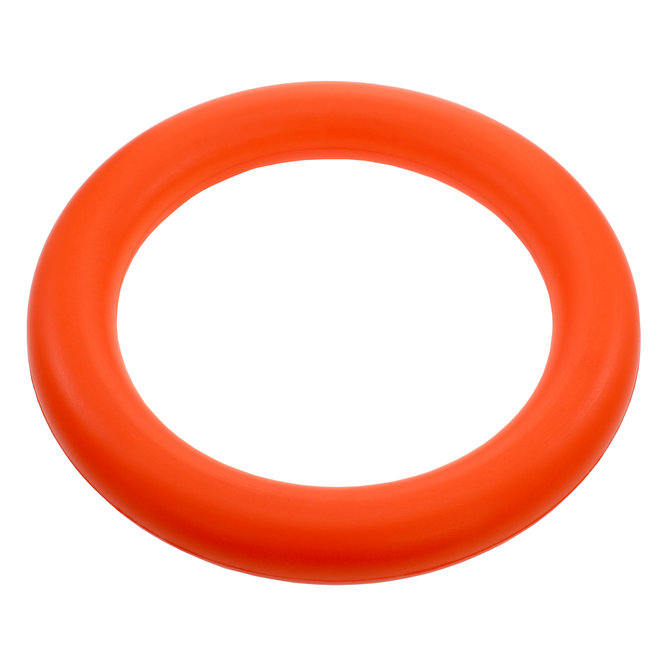
#> input picture ref/Clear Image.png, 670 x 670 px; its folder holds only this picture in this run
$ python main.py
#> lines starting #> are read from the running program, lines starting #| are printed output that depends on the picture; after the words box and inside, x2 and y2 are one past the last pixel; in counts of white or black regions, pixels touching at a corner belong together
import cv2, os
import numpy as np

def display_only_orange(image_path, lower_hsv, upper_hsv):
#> called with image_path = './ref/Clear Image.png', lower_hsv = (5, 100, 100), upper_hsv = (30, 255, 255)
    img = cv2.imread(image_path)
#> img is the input picture: shape (670, 670, 3); mean B, G, R 189.8, 203, 251.3
    img_hsv = cv2.cvtColor(img, cv2.COLOR_BGR2HSV)
#> img_hsv: shape (670, 670, 3); mean H, S, V 4.3, 65, 251.4

    # Create mask of orange things
    orange_mask = cv2.inRange(img_hsv, lower_hsv, upper_hsv)
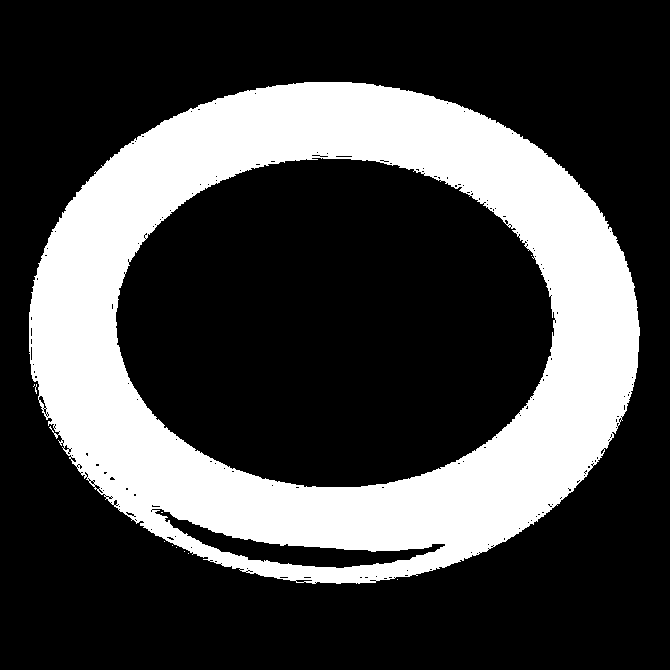
#> orange_mask: shape (670, 670); 27.5% white; 11 white regions (10 under 20 px), largest, box (x1, y1, x2, y2) and area: (29, 82, 640, 584) 123368
    kernel = np.ones((5, 5), np.uint8)
    orange_mask = cv2.morphologyEx(orange_mask, cv2.MORPH_OPEN, kernel)
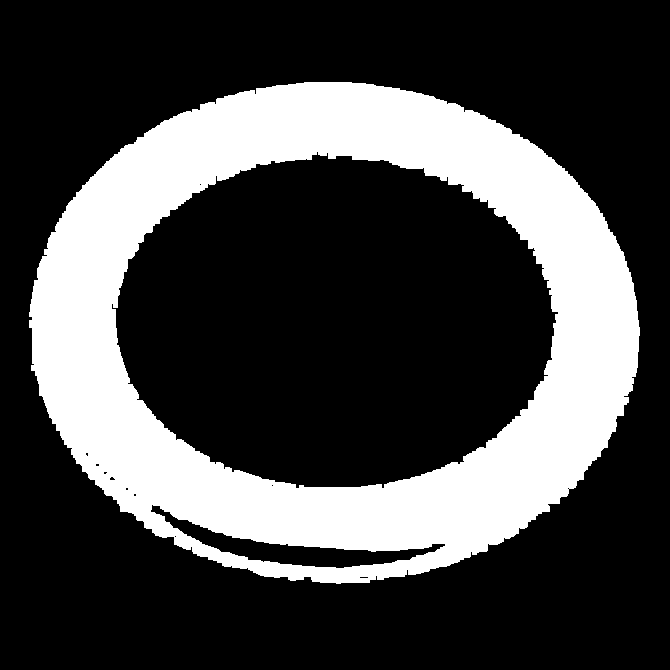
#> orange_mask: shape (670, 670); 27% white; 1 white region, box (x1, y1, x2, y2) and area: (29, 82, 640, 584) 121164
    orange_mask = cv2.morphologyEx(orange_mask, cv2.MORPH_CLOSE, kernel)
#> orange_mask: shape (670, 670); 27.1% white; 1 white region
    contours, _ = cv2.findContours(orange_mask, cv2.RETR_EXTERNAL, cv2.CHAIN_APPROX_SIMPLE)
#> contours = 1 contour; box (x1, y1, x2, y2) and area: (29, 82, 640, 584) 238370

    # Rule out items too small
    for contour in contours:
        area = cv2.contourArea(contour)
        if area < 4000:
            cv2.drawContours(orange_mask, [contour], 0, 0, -1)
#> this loop made 1 pass
#> area on pass 1: 238370.5

    result_image = cv2.bitwise_and(img, img, mask=orange_mask)
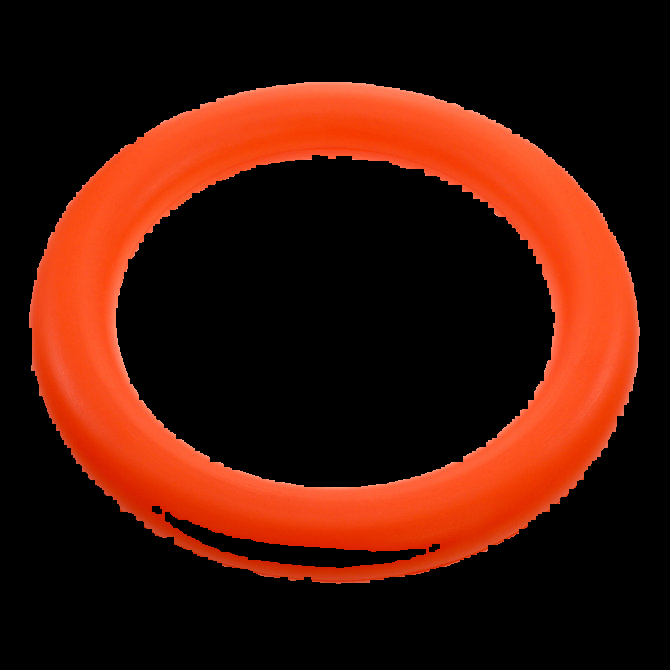
#> result_image: shape (670, 670, 3); mean B, G, R 8.4, 21, 66.1

    # Check for discs
    cnts = cv2.findContours(orange_mask,cv2.RETR_LIST,cv2.CHAIN_APPROX_NONE)[-2]
#> cnts = 5 contours; box (x1, y1, x2, y2) and area: (29, 82, 640, 584) 238370, (115, 154, 556, 488) 114329, (164, 511, 427, 569) 4295, (428, 543, 441, 553) 82, (151, 505, 163, 515) 82
    cnt = sorted(cnts, key=cv2.contourArea)[-1]
#> cnt = contour of 1839 points, box (x1, y1, x2, y2) (29, 82, 640, 584), area 238370

    epsilon = cv2.arcLength(cnt, True) * 0.0005
#> epsilon = 1
    approx = cv2.approxPolyDP(cnt, epsilon, True)
#> approx = contour of 274 points, box (x1, y1, x2, y2) (29, 82, 640, 583), area 238457

    cv2.drawContours(result_image, [approx], -1, (255,0,0), 3, cv2.LINE_AA)
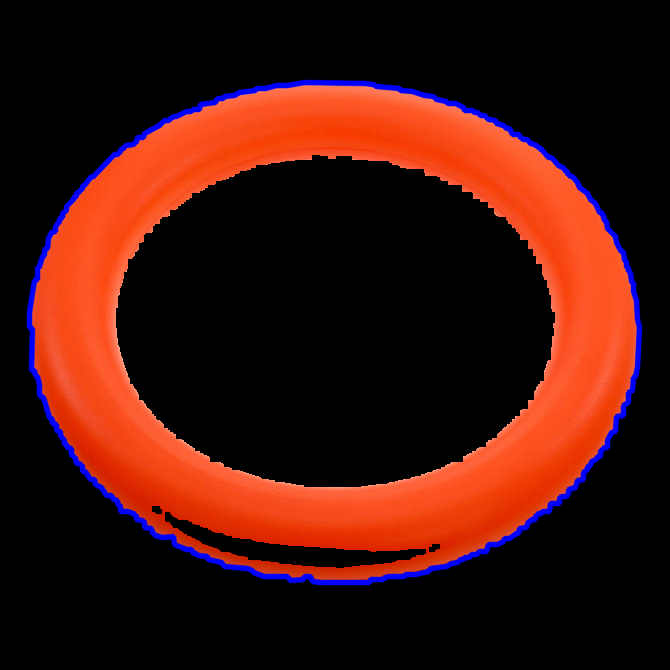
#> result_image: shape (670, 670, 3); 2.85% of pixels changed, all inside (x1, y1, x2, y2) = (26, 79, 643, 586)

    # Check for stacked disks
    cnts, heirs = cv2.findContours(orange_mask, cv2.RETR_CCOMP,cv2.CHAIN_APPROX_NONE)
    for heir in heirs[0]:
        if heir[3] > 0:
            cv2.drawContours(result_image, [cnts[heir[3]]], -1, (255,0,0), 3)
#> this loop made 5 passes
#> heir on passes 1 to 5: [-1, -1, 1, -1], [2, -1, -1, 0], [3, 1, -1, 0], [4, 2, -1, 0], [-1, 3, -1, 0]

    return result_image

if __name__ == "__main__":
    listDir = os.listdir("./ref")
    for filename in listDir:
        if filename.endswith('.png'):
            img = display_only_orange(f"./ref/{filename}", (5, 100, 100), (30, 255, 255))
            img_scaled = cv2.resize(img, (0, 0), fx=0.5, fy=0.5)
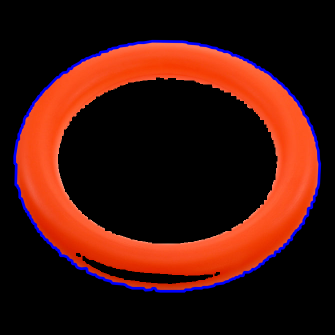
#> img_scaled: shape (335, 335, 3); mean B, G, R 13.3, 19.8, 63.1
            cv2.imshow(filename[:-4], img_scaled)

    cv2.waitKey(0)
    cv2.destroyAllWindows()
